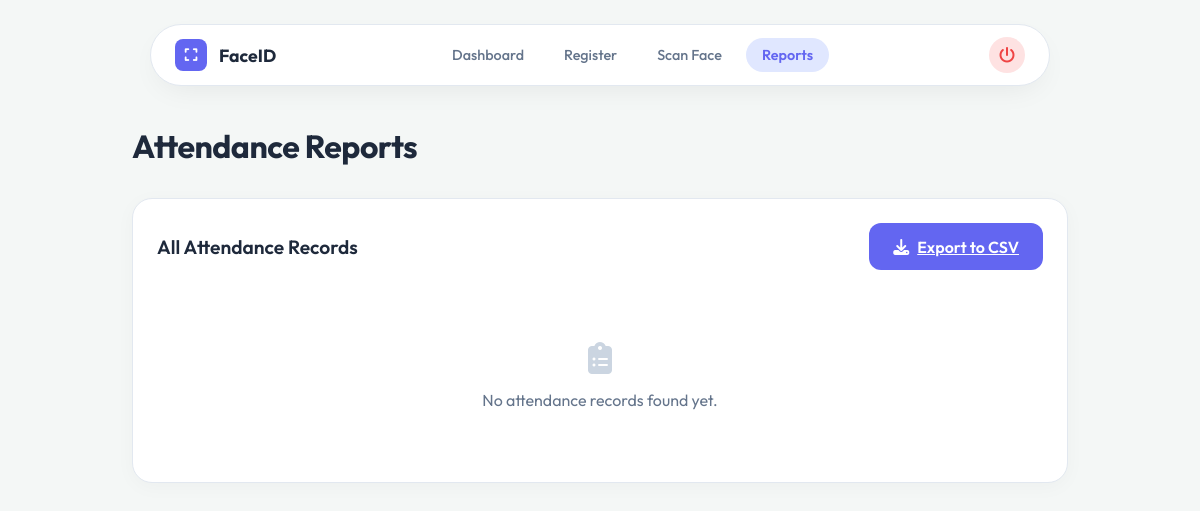
Page /reports (signed in) on the earlier database version.
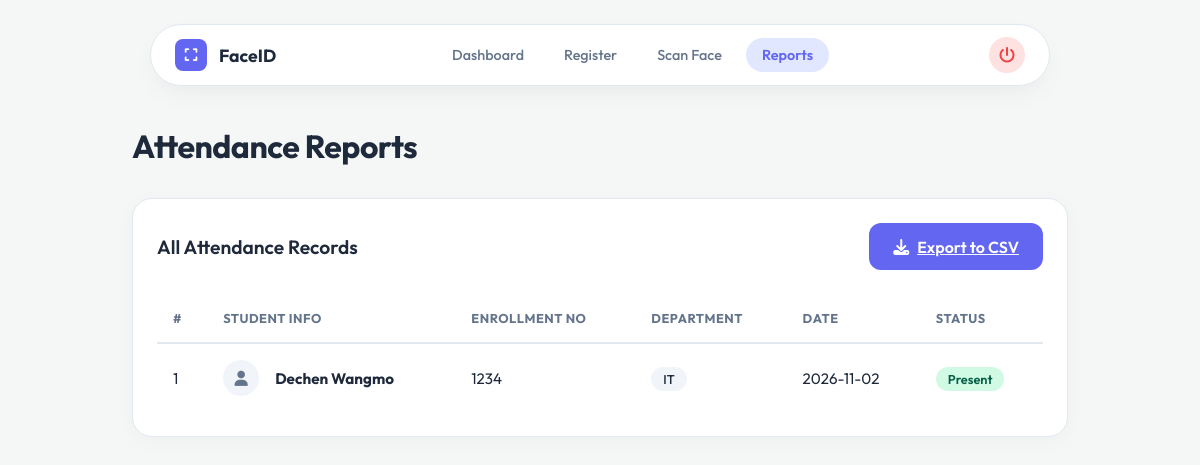
Same page on the later database version.
### tables this page shows
CREATE TABLE attendance (
        attendance_id INTEGER PRIMARY KEY AUTOINCREMENT,
        enrollment_no TEXT NOT NULL,
        subject_code TEXT,
        attendance_date TEXT NOT NULL,
        status TEXT DEFAULT 'Present'
    );

CREATE TABLE students (
        student_id INTEGER PRIMARY KEY AUTOINCREMENT,
        enrollment_no TEXT UNIQUE NOT NULL,
        name TEXT NOT NULL,
        department TEXT NOT NULL,
        face_encoding TEXT,
        image_path TEXT
    );

### app.py (the view)
@app.route('/reports')
def reports():
    if 'admin' not in session:
        return redirect(url_for('login'))
    db = get_db()
    records = db.execute("""
        SELECT a.attendance_id, s.name, s.enrollment_no, s.department, a.attendance_date, a.status
        FROM attendance a JOIN students s ON a.enrollment_no = s.enrollment_no
        ORDER BY a.attendance_date DESC
    """).fetchall()
    db.close()
    return render_template('reports.html', records=records)

### models/db.py (called while the page is built)
def get_db():
    conn = sqlite3.connect(DB_PATH)
    conn.row_factory = sqlite3.Row
    return conn

### templates/reports.html (shortened to what this page needs)
{% extends "base.html" %}
{% block page_title %}Attendance Reports{% endblock %}
{% block content %}
<div class="glass-card">
    <div class="card-top">
        <h3>All Attendance Records</h3>
        <a href="{{ url_for('export_csv') }}" class="btn-gradient">
            <i class="fa-solid fa-download"></i> Export to CSV
        </a>
    </div>
    {% if records %}
    <div class="table-responsive">
        <table class="clean-table">
            <thead>
                <tr>
                    <th>#</th>
                    <th>Student Info</th>
                    <th>Enrollment No</th>
                    <th>Department</th>
                    <th>Date</th>
                    <th>Status</th>
                </tr>
            </thead>
            <tbody>
                {% for r in records %}
                <tr>
                    <td>{{ loop.index }}</td>
                    <td>
                        <div class="user-cell">
                            <div class="avatar"><i class="fa-solid fa-user"></i></div>
                            <strong>{{ r.name }}</strong>
                        </div>
                    </td>
                    <td>{{ r.enrollment_no }}</td>
                    <td><span class="dept-tag">{{ r.department }}</span></td>
                    <td>{{ r.attendance_date }}</td>
                    <td><span class="status-pill active">{{ r.status }}</span></td>
                </tr>
                {% endfor %}
            </tbody>
        </table>
    </div>
    {% else %}
    <div class="empty-state">
        <i class="fa-solid fa-clipboard-list"></i>
        <p>No attendance records found yet.</p>
    </div>
    {% endif %}
</div>
{% endblock %}

Differences in the rows shown:
added attendance: name "Dechen Wangmo", enrollment_no "1234", department "IT", attendance_date "2026-11-02", status "Present"
Other differences:
text no longer shown: "No attendance records found yet."
text now shown: "# STUDENT INFO ENROLLMENT NO DEPARTMENT DATE STATUS"
